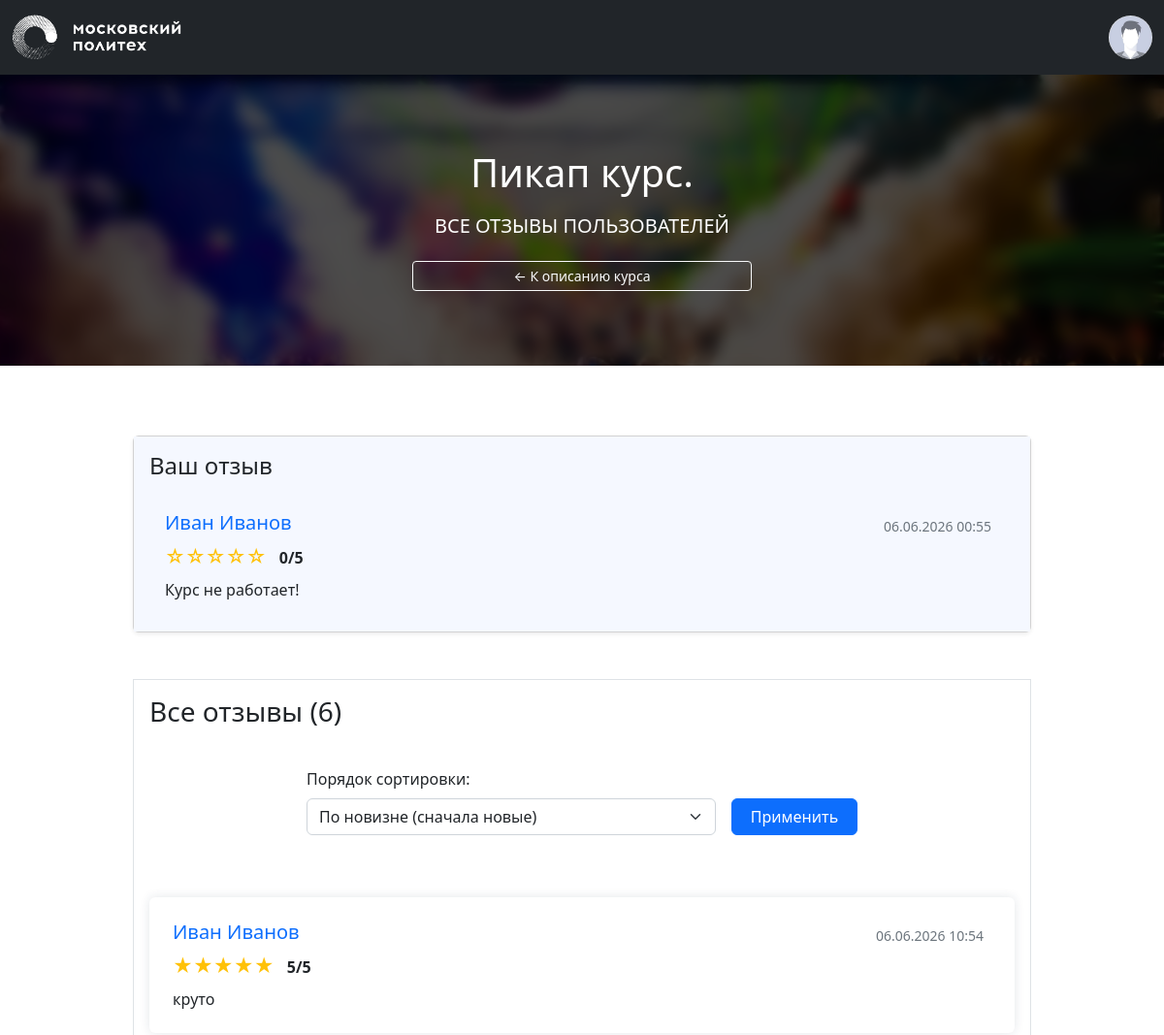
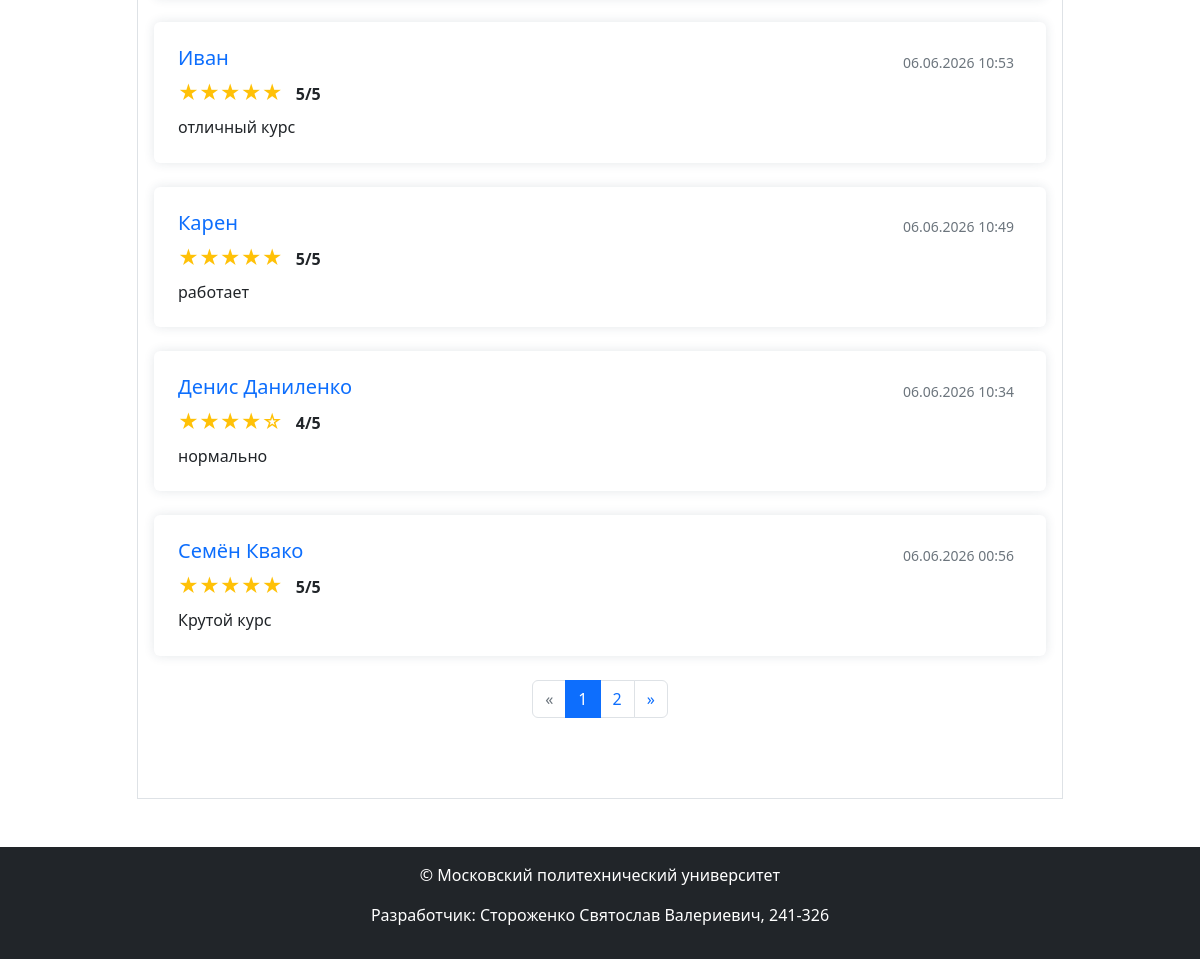
/courses/2/reviews (signed in), run on the app's committed database (2 pictures, top to bottom).
### models.py (models this page shows, shortened)
class Image(db.Model):
    __tablename__ = 'images'
    id: Mapped[str] = mapped_column(String(100), primary_key=True)
    file_name: Mapped[str] = mapped_column(String(100))
    mime_type: Mapped[str] = mapped_column(String(100))
    md5_hash: Mapped[str] = mapped_column(String(100), unique=True)
    object_id: Mapped[Optional[int]]
    object_type: Mapped[Optional[str]] = mapped_column(String(100))
    created_at: Mapped[datetime] = mapped_column(default=datetime.now)
    @property
    def url(self):
        return url_for('image', image_id=self.id)

class Base(DeclarativeBase):
  metadata = MetaData(naming_convention={
        "ix": 'ix_%(column_0_label)s',
        "uq": "uq_%(table_name)s_%(column_0_name)s",
        "ck": "ck_%(table_name)s_%(constraint_name)s",
        "fk": "fk_%(table_name)s_%(column_0_name)s_%(referred_table_name)s",
        "pk": "pk_%(table_name)s"
    })

class Course(Base):
    __tablename__ = 'courses'
    id: Mapped[int] = mapped_column(primary_key=True)
    name: Mapped[str] = mapped_column(String(100))
    short_desc: Mapped[str] = mapped_column(Text)
    full_desc: Mapped[str] = mapped_column(Text)
    rating_sum: Mapped[int] = mapped_column(default=0)
    rating_num: Mapped[int] = mapped_column(default=0)
    category_id: Mapped[int] = mapped_column(ForeignKey("categories.id"))
    author_id: Mapped[int] = mapped_column(ForeignKey("users.id"))
    background_image_id: Mapped[str] = mapped_column(ForeignKey("images.id"))
    created_at: Mapped[datetime] = mapped_column(default=datetime.now)
    author: Mapped["User"] = relationship()
    category: Mapped["Category"] = relationship(lazy=False)
    bg_image: Mapped["Image"] = relationship()
    reviews: Mapped[List["Review"]] = relationship(back_populates="course", cascade="all, delete-orphan")

class User(Base, UserMixin):
    __tablename__ = 'users'
    id: Mapped[int] = mapped_column(primary_key=True)
    first_name: Mapped[str] = mapped_column(String(100))
    last_name: Mapped[str] = mapped_column(String(100))
    middle_name: Mapped[Optional[str]] = mapped_column(String(100))
    login: Mapped[str] = mapped_column(String(100), unique=True)
    password_hash: Mapped[str] = mapped_column(String(200))
    created_at: Mapped[datetime] = mapped_column(default=datetime.now)
    @property
    def full_name(self):
        return ' '.join([self.last_name, self.first_name, self.middle_name or ''])

class Review(Base):
    __tablename__ = 'reviews'
    id: Mapped[int] = mapped_column(primary_key=True)
    rating: Mapped[int] = mapped_column(Integer, CheckConstraint('rating >= 0 AND rating <= 5', name='rating_range'), nullable=False)
    text: Mapped[str] = mapped_column(Text, nullable=False)
    created_at: Mapped[datetime] = mapped_column(default=datetime.now)
    course_id: Mapped[int] = mapped_column(ForeignKey("courses.id"), nullable=False)
    user_id: Mapped[int] = mapped_column(ForeignKey("users.id"), nullable=False)
    course: Mapped["Course"] = relationship(back_populates="reviews")
    user: Mapped["User"] = relationship()

### courses.py (the view)
@bp.route('/<int:course_id>/reviews')
def reviews(course_id):
    course = db.get_or_404(Course, course_id)
    sort_order = request.args.get('sort', 'new')
    query = db.select(Review).filter_by(course_id=course_id)
    if sort_order == 'positive':
        query = query.order_by(Review.rating.desc())
    elif sort_order == 'negative':
        query = query.order_by(Review.rating.asc())
    else:
        query = query.order_by(Review.created_at.desc())
    pagination = db.paginate(query, per_page=5)
    reviews_list = pagination.items
    user_review = None
    if current_user.is_authenticated:
        user_review = db.session.execute(
            db.select(Review).filter_by(course_id=course_id, user_id=current_user.id)
        ).scalar()
    return render_template('courses/reviews.html',
                           course=course,
                           reviews=reviews_list,
                           pagination=pagination,
                           sort_order=sort_order,
                           user_review=user_review)

### auth.py (called while the page is built)
def load_user(user_id):
    user = db.session.execute(db.select(User).filter_by(id=user_id)).scalar()
    return user

### templates/courses/reviews.html (shortened to what this page needs)
{% extends 'base.html' %}
{% from 'pagination.html' import render_pagination %}
{% block content %}
<div class="title-area position-relative course-block"
    style="background-image: url({{ course.bg_image.url if course.bg_image else '' }}); min-height: 300px;">
    <div class="h-100 w-100 py-5 d-flex text-center position-absolute"
        style="background-color: rgba(0, 0, 0, 0.7); top: 0; left: 0;">
        <div class="m-auto text-white">
            <h1 class="title mb-3 font-weight-bold">{{ course.name }}</h1>
            <p class="mb-0 fs-5 text-uppercase">Все отзывы пользователей</p>
            <div class="mt-3">
                <a href="{{ url_for('courses.show', course_id=course.id) }}"
                    class="btn btn-outline-light btn-sm btn-go-course">
                    ← К описанию курса
                </a>
            </div>
        </div>
    </div>
</div>
<div class="container mt-5">
    <div class="row justify-content-center">
        <div class="col-md-10">
            <section class="mb-5">
                {% if current_user.is_authenticated %}
                {% include 'courses/_review_form.html' %}
                {% else %}
                <div class="alert alert-warning text-center shadow-sm">
                    Чтобы оставить отзыв, пожалуйста, <a href="{{ url_for('auth.login') }}" class="alert-link">войдите в
                        систему</a>.
                </div>
                {% endif %}
            </section>
            <div class="border border-sm p-3 mb-5">
                <h3 class="mb-4 font-weight-bold">Все отзывы ({{ pagination.total }})</h3>
                <div class="card mb-5 border-0">
                    <div class="card-body">
                        <form method="GET" class="row g-3 align-items-end justify-content-center">
                            <div class="col-md-6">
                                <label for="sort" class="form-label font-weight-bold">Порядок сортировки:</label>
                                <select name="sort" id="sort" class="form-select">
                                    <option value="new" {% if sort_order=='new' %}selected{% endif %}>По новизне
                                        (сначала новые)</option>
                                </select>
                            </div>
                            <div class="col-md-2">
                                <button type="submit" class="btn btn-primary w-100">Применить</button>
                            </div>
                        </form>
                    </div>
                </div>
                <section class="reviews-list mb-5">
                    {% for review in reviews %}
                    <div class="card mb-4 border-0 card-review">
                        <div class="card-body p-4">
                            <div class="d-flex justify-content-between align-items-center mb-0">
                                <h6 class="font-weight-bold text-primary fs-5">
                                    {{ review.user.first_name }} {{ review.user.last_name }}
                                </h6>
                                <small class="text-muted px-2 py-1 rounded">
                                    {{ review.created_at.strftime('%d.%m.%Y %H:%M')}}
                                </small>
                            </div>
                            <div class="mb-2 rating_block">
                                <span class="text-warning fs-5">
                                    {% for i in range(review.rating) %}★{% endfor %}{% for i in range(5 - review.rating) %}☆{% endfor %}
                                </span>
                                <span class="ms-2 fw-bold">{{ review.rating }}/5</span>
                            </div>
                            <p class="card-text text-dark" style="line-height: 1.4;">
                                {{review.text }}</p>
                        </div>
                    </div>
                    {% else %}
                    <div class="text-center py-5 bg-white rounded shadow-sm">
                        <i class="bi bi-chat-left-dots display-1 text-muted"></i>
                        <p class="mt-3 text-muted fs-5">У этого курса пока нет отзывов.</p>
                    </div>
                    {% endfor %}
                    <div class="mt-2 d-flex justify-content-center">
                        {{ render_pagination(pagination, 'courses.reviews', params={'course_id': course.id, 'sort':
                        sort_order}) }}
                    </div>
                </section>
            </div>
        </div>
    </div>
</div>
{% endblock %}

### templates/courses/_review_form.html (shortened to what this page needs)
<div class="card shadow-sm mt-4">
    <div class="card-body my-review">
        {% if user_review %}
        <h4 class="card-title mb-3">Ваш отзыв</h4>
        <div class="card-body">
            <div class="d-flex justify-content-between align-items-center mb-0">
                <h6 class="font-weight-bold text-primary fs-5">
                    {{ user_review.user.first_name }} {{ user_review.user.last_name }}
                </h6>
                <small class="text-muted px-2 py-1 rounded">
                    {{ user_review.created_at.strftime('%d.%m.%Y %H:%M')}}
                </small>
            </div>
            <div class="mb-2 rating_block">
                <span class="text-warning fs-5">
                    {% for i in range(user_review.rating) %}★{% endfor %}{% for i in range(5 - user_review.rating) %}☆{% endfor %}
                </span>
                <span class="ms-2 fw-bold">{{ user_review.rating }}/5</span>
            </div>
            <p class="card-text text-dark" style="line-height: 1.4;">{{
                user_review.text }}</p>
        </div>
        {% endif %}
    </div>
</div>

### static/styles.css (style rules this page uses)
.title-area { background-color: black; background-position: center; background-repeat: no-repeat; background-size: cover; color: white; font-size: 1.5rem; min-height: calc(75vh); }
.title-area>div { backdrop-filter: blur(8px); -webkit-backdrop-filter: blur(8px); }
.btn-go-course { transition: transform 0.2s ease, width 1s ease; width: 350px; }
.card-review { box-shadow: 0px 0px 11px 0px rgba(34, 60, 80, 0.12); }
.my-review { background-color: rgb(245, 248, 255); }

### data on the page
Image: bg_image (picture)
Course: name "Пикап курс."
User: user.first_name "Иван", user.last_name "Иванов"
Review: created_at "06.06.2026 00:55", rating "0", text "Курс не работает!"
Review: user.first_name "Иван", user.last_name "Иванов", created_at "06.06.2026 10:54", rating "5", text "круто"
Review: user.first_name "Иван", created_at "06.06.2026 10:53", rating "5", text "отличный курс"
Review: user.first_name "Карен", created_at "06.06.2026 10:49", rating "5", text "работает"
Review: user.first_name "Денис", user.last_name "Даниленко", created_at "06.06.2026 10:34", rating "4", text "нормально"
Review: user.first_name "Семён", user.last_name "Квако", created_at "06.06.2026 00:56", rating "5", text "Крутой курс"

### other printed values
{{ pagination.total }} "6"
{{ page }} "1" "2"
